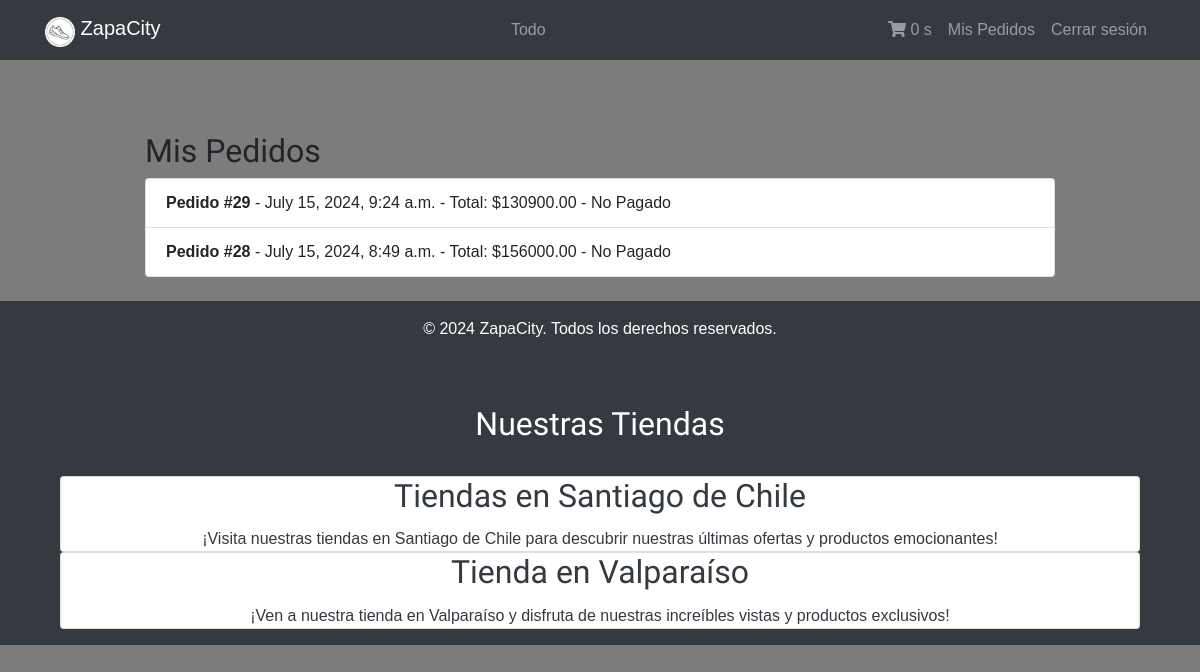
The page /orders/ (signed in) on the database as committed earlier.
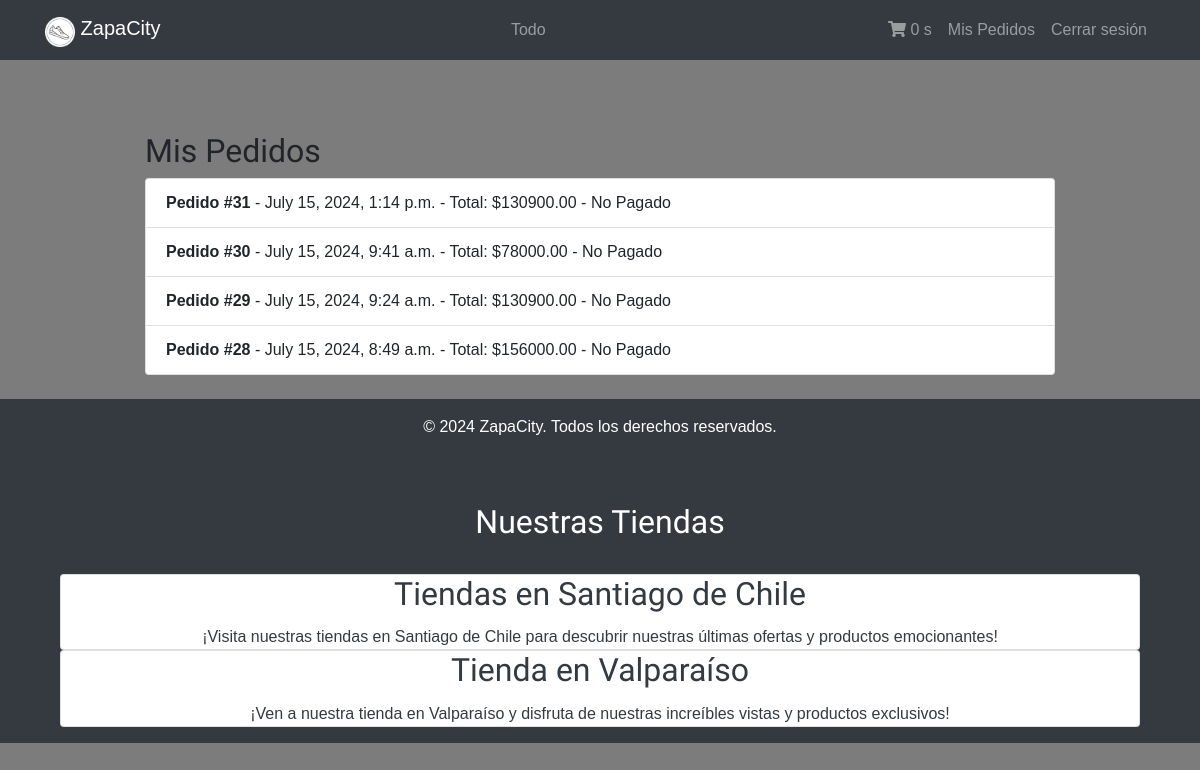
The same page on the database as committed later.
### orders/models.py (models this page shows, shortened)
class Order(models.Model):
    first_name = models.CharField(max_length=50)
    last_name = models.CharField(max_length=50)
    email = models.EmailField()
    address = models.CharField(max_length=250)
    postal_code = models.CharField(max_length=20)
    city = models.CharField(max_length=100)
    created = models.DateTimeField(auto_now_add=True)
    updated = models.DateTimeField(auto_now=True)
    paid = models.BooleanField(default=False)
    user=models.ForeignKey(User, on_delete=models.CASCADE,default=1)
    class Meta:
        ordering = ['-created']
        indexes = [
            models.Index(fields=['-created']),
        ]
    def get_total_cost(self):
        return sum(item.get_cost() for item in self.items.all())

class OrderItem(models.Model):
    order = models.ForeignKey(Order,
                              related_name='items',
                              on_delete=models.CASCADE)
    product = models.ForeignKey(Producto,
                                related_name='order_items',
                                on_delete=models.CASCADE)
    price = models.DecimalField(max_digits=10,
                                decimal_places=2)
    quantity = models.PositiveIntegerField(default=1)
    def get_cost(self):
        return self.price * self.quantity

### orders/views.py (the view)
# urls.py: path('', views.order_list, name='order_list'),
@login_required
def order_list(request):
    orders = Order.objects.filter(user=request.user)
    return render(request, 'orders/order/list.html', {'orders': orders})

### cart/cart.py (called while the page is built)
    def __len__(self):
        return sum(item['quantity'] for item in self.cart.values())

### cart/context_processors.py (called while the page is built)
def cart(request):
    return{'cart': Cart(request)}

### orders/templates/orders/order/list.html (shortened to what this page needs)
{% extends "shop/base.html" %}
{% block content %}
<div class="container mt-5">
    <h2>Mis Pedidos</h2>
    {% if orders %}
        <ul class="list-group">
            {% for order in orders %}
                <li class="list-group-item">
                    <strong>Pedido #{{ order.id }}</strong> - {{ order.created }} - Total: ${{ order.get_total_cost }} - {% if order.paid %} Pagado {% else %} No Pagado {% endif %}
                </li>
            {% endfor %}
        </ul>
    {% else %}
        <p>No has realizado ningún pedido.</p>
    {% endif %}
</div>
{% endblock %}

Rows that differ between the two databases and show on the page:
added Order: id "31", created "July 15, 2024, 1:14 p.m.", get_total_cost "130900.00", paid "No Pagado"
added Order: id "30", created "July 15, 2024, 9:41 a.m.", get_total_cost "78000.00", paid "No Pagado"
